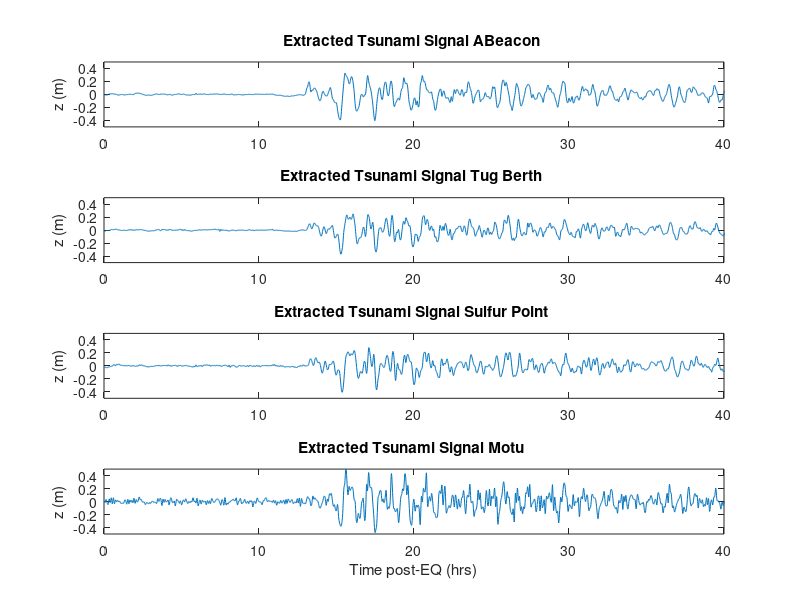
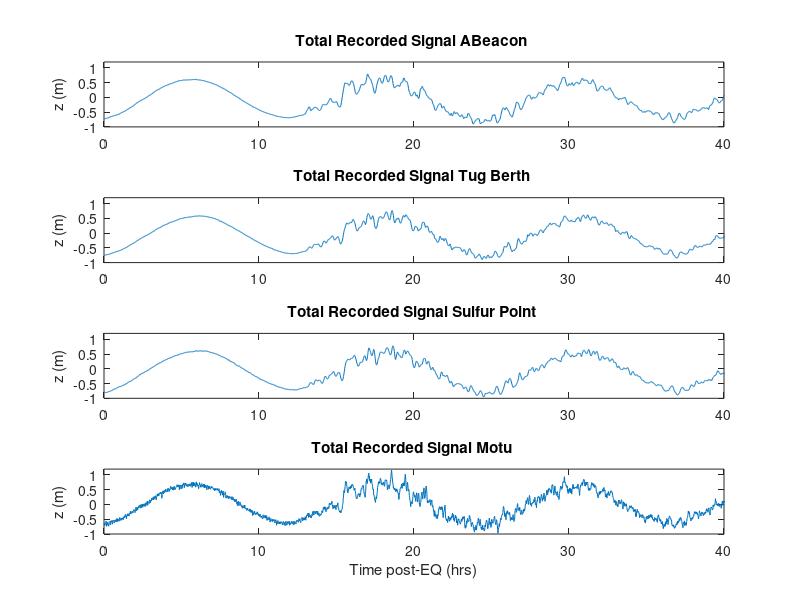
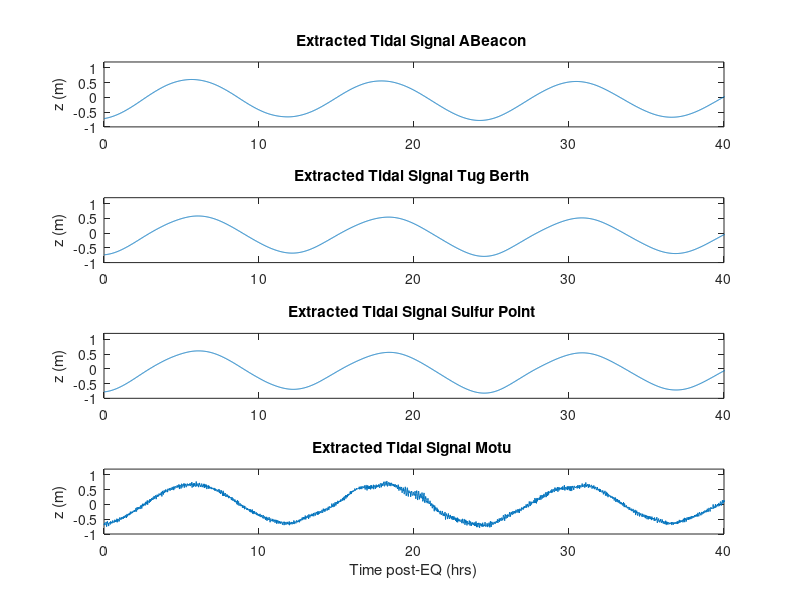
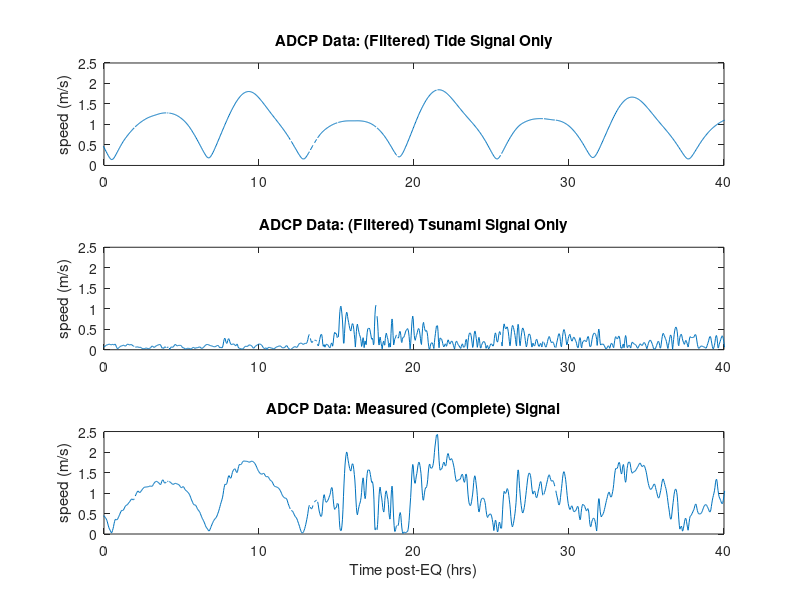

Here is the MATLAB script that generated these plots, in order:
load port_data.txt

% ABeacon 
tAB=port_data(:,1);
zAB(:,1)=port_data(:,2);  %tsunami only
zAB(:,2)=port_data(:,3);  % total
zAB(:,3)=zAB(:,2)-zAB(:,1);   % tide only


% Tug  
tTug=port_data(:,4);
zTug(:,1)=port_data(:,5);
zTug(:,2)=port_data(:,6);
zTug(:,3)=zTug(:,2)-zTug(:,1);


% Sulfur Point  
tSP=port_data(:,7);
zSP(:,1)=port_data(:,8);
zSP(:,2)=port_data(:,9);
zSP(:,3)=zSP(:,2)-zSP(:,1);


load tide_gauge.txt

% Taut  
tTT=tide_gauge(:,1);
zTT(:,1)=tide_gauge(:,2);
zTT(:,2)=tide_gauge(:,3);
zTT(:,3)=zTT(:,2)-zTT(:,1);

% Motu  
tMT=tide_gauge(:,4);
zMT(:,1)=tide_gauge(:,5);
zMT(:,2)=tide_gauge(:,6);
zMT(:,3)=zMT(:,2)-zMT(:,1);

load currents.txt

% ADCP 
tADCP=currents(:,1);
utsuADCP=currents(:,2);
vtsuADCP=currents(:,3);
speedtsuADCP=currents(:,4);
dirtsuADCP=currents(:,5);
uallADCP=currents(:,6);
vallADCP=currents(:,7);
speedallADCP=sqrt(uallADCP.^2+vallADCP.^2);
utideADCP=uallADCP-utsuADCP;
vtideADCP=vallADCP-vtsuADCP;
speedtideADCP=sqrt(utideADCP.^2+vtideADCP.^2);

for iplot=1:3
    figure(iplot)
    clf
    
    nsubplos=4;
    xs=0;
    xe=40;
    if iplot==1
        ys=-.5;
        ye=.5;
    else
        ys=-1;
        ye=1.2;
    end

    if iplot==1
        str='Extracted Tsunami Signal';
    elseif iplot==2
        str='Total Recorded Signal';
    else
        str='Extracted Tidal Signal';
    end
    
    subplot(nsubplos,1,1)
    plot(tAB,zAB(:,iplot))
    axis([xs xe ys ye])
    title([str ' ABeacon '])
    ylabel('z (m)')
    
    subplot(nsubplos,1,2)
    plot(tTug,zTug(:,iplot))
    axis([xs xe ys ye])
    title([str ' Tug Berth '])
    ylabel('z (m)')
    
    subplot(nsubplos,1,3)
    plot(tSP,zSP(:,iplot))
    axis([xs xe ys ye])
    title([str ' Sulfur Point '])
    ylabel('z (m)')
    
%     subplot(nsubplos,1,4)
%     plot(tTT,zTT(:,iplot))
%     axis([xs xe ys ye])
%     title([str ' Taut '])
%     ylabel('z (m)')
    
    subplot(nsubplos,1,4)
    plot(tMT,zMT(:,iplot))
    axis([xs xe ys ye])
    title([str ' Motu '])
    ylabel('z (m)')
    xlabel('Time post-EQ (hrs)')
    
    if iplot==1
        print -djpeg100 FSE_Tsunami_Only.jpg
    elseif iplot==2
        print -djpeg100 FSE_Tsunami_And_Tide.jpg
    elseif iplot==3
        print -djpeg100 FSE_Tide_Only.jpg
    end
        
end

figure(4)
clf

xs=0;
xe=40;
ys=-0;
ye=2.5;

subplot(3,1,1)
plot(tADCP,speedtideADCP)
axis([xs xe ys ye])
ylabel('speed (m/s)')
title('ADCP Data: (Filtered) Tide Signal Only')

subplot(3,1,2)
plot(tADCP,speedtsuADCP)
axis([xs xe ys ye])
ylabel('speed (m/s)')
title('ADCP Data: (Filtered) Tsunami Signal Only')

subplot(3,1,3)
plot(tADCP,speedallADCP)
axis([xs xe ys ye])
ylabel('speed (m/s)')
xlabel('Time post-EQ (hrs)')
title('ADCP Data: Measured (Complete) Signal')

print -djpeg100 Speed_Data.jpg






